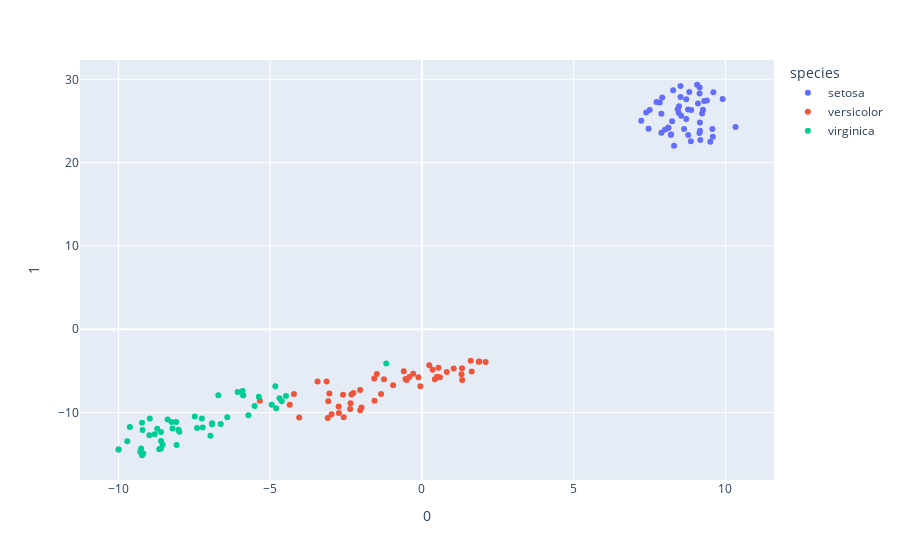

Write notebook code for a chart like this one.
### Markdown cell above
3. Aplicamos t-SNE sobre el dataset, y graficamos el resultado.

### Code cell
features = df.loc[:, :'petal_width']

tsne = TSNE(n_components=2, random_state=0)
projections = tsne.fit_transform(features)

fig = px.scatter(
    projections, x=0, y=1,
    color=df.species, labels={'color': 'species'}
)
fig.show()

### Figure 1 — Plotly figure (JSON) as saved in the notebook; plotly's stock layout.template omitted (floating-point values rounded to 4 significant figures)
{"data": [{"hovertemplate": "species=setosa<br>0=%{x}<br>1=%{y}<extra></extra>", "legendgroup": "setosa", "marker": {"color": "#636efa", "symbol": "circle"}, "mode": "markers", "name": "setosa", "orientation": "v", "showlegend": true, "type": "scatter", "x": [8.872, 7.891, 9.16, 8.771, 9.26, 9.148, 9.569, 8.541, 8.862, 8.118, 8.519, 8.242, 8.212, 9.502, 8.52, 9.068, 8.808, 8.768, 8.278, 9.301, 7.731, 9.095, 10.33, 7.388, 7.227, 7.467, 7.89, 8.469, 8.429, 8.636, 8.009, 7.835, 9.602, 9.149, 8.118, 9.158, 7.917, 8.118, 9.172, 8.457, 9.228, 8.308, 9.583, 7.504, 9.908, 8.203, 9.389, 9.144, 8.707, 8.708], "xaxis": "x", "y": [26.31, 23.58, 23.82, 23.33, 26.34, 28.31, 24.04, 25.63, 22.56, 24.2, 27.87, 24.98, 23.38, 22.49, 29.19, 29.35, 28.47, 26.38, 28.67, 27.39, 27.28, 27.1, 24.27, 26.02, 25.04, 24.08, 25.85, 26.78, 26.42, 24.04, 23.95, 27.21, 28.46, 29.02, 24.2, 24.82, 27.82, 24.2, 22.72, 25.99, 25.9, 22.02, 23.11, 26.3, 27.65, 23.34, 27.47, 23.56, 27.6, 25.23], "yaxis": "y"}, {"hovertemplate": "species=versicolor<br>0=%{x}<br>1=%{y}<extra></extra>", "legendgroup": "versicolor", "marker": {"color": "#EF553B", "symbol": "circle"}, "mode": "markers", "name": "versicolor", "orientation": "v", "showlegend": true, "type": "scatter", "x": [-2.576, -2.351, -3.103, 0.546, -2.744, -1.252, -3.085, 1.893, -2.365, 0.2422, 1.61, -0.9496, 1.325, -2.597, 1.304, -2.032, -1.569, 0.4273, -3.437, 0.8173, -4.216, -0.05118, -4.354, -2.256, -1.562, -1.99, -2.976, -4.043, -2.035, 1.64, 1.048, 1.32, 0.5945, -5.34, -1.484, -3.048, -2.735, -3.139, -0.4125, 0.3541, -0.5966, -2.321, 0.4965, 1.87, -0.2876, -0.5051, -0.5385, -1.345, 2.1, -0.1157], "xaxis": "x", "y": [-10.57, -8.884, -10.64, -4.625, -9.271, -6.016, -8.627, -3.857, -9.572, -4.306, -3.768, -6.735, -6.089, -7.85, -5.387, -9.731, -5.901, -6.007, -6.277, -5.117, -7.762, -6.852, -9.067, -7.656, -8.593, -9.392, -10.21, -10.59, -7.296, -5.065, -4.723, -4.684, -5.748, -8.593, -5.373, -7.726, -10.04, -6.278, -5.745, -4.861, -5.026, -7.83, -5.689, -3.913, -5.328, -6.092, -5.966, -7.77, -3.922, -5.766], "yaxis": "y"}, {"hovertemplate": "species=virginica<br>0=%{x}<br>1=%{y}<extra></extra>", "legendgroup": "virginica", "marker": {"color": "#00cc96", "symbol": "circle"}, "mode": "markers", "name": "virginica", "orientation": "v", "showlegend": true, "type": "scatter", "x": [-9.62, -5.887, -8.595, -6.629, -7.993, -9.28, -1.175, -8.654, -6.968, -9.705, -7.483, -6.413, -8.02, -6.069, -6.706, -8.378, -6.912, -9.997, -9.222, -4.828, -8.803, -5.907, -9.179, -4.948, -8.598, -8.541, -4.619, -4.691, -7.222, -8.082, -8.599, -9.986, -7.409, -4.801, -5.715, -9.251, -9.22, -6.912, -4.479, -8.215, -8.721, -8.247, -5.887, -8.977, -9.202, -8.096, -5.51, -7.25, -8.964, -5.372], "xaxis": "x", "y": [-11.75, -7.934, -13.42, -11.37, -12.29, -14.71, -4.106, -14.4, -12.78, -13.45, -10.47, -10.55, -12.06, -7.542, -7.916, -10.83, -11.41, -14.44, -15.12, -6.843, -12.6, -7.419, -14.92, -9.076, -12.33, -13.87, -8.64, -8.279, -11.8, -13.91, -14.31, -14.43, -11.84, -9.496, -10.31, -14.31, -11.21, -11.28, -8.011, -11.91, -11.93, -11.14, -7.936, -12.71, -12.09, -11.13, -9.197, -10.7, -10.71, -8.089], "yaxis": "y"}], "layout": {"legend": {"title": {"text": "species"}, "tracegroupgap": 0}, "margin": {"t": 60}, "xaxis": {"anchor": "y", "domain": [0, 1], "title": {"text": "0"}}, "yaxis": {"anchor": "x", "domain": [0, 1], "title": {"text": "1"}}}}
